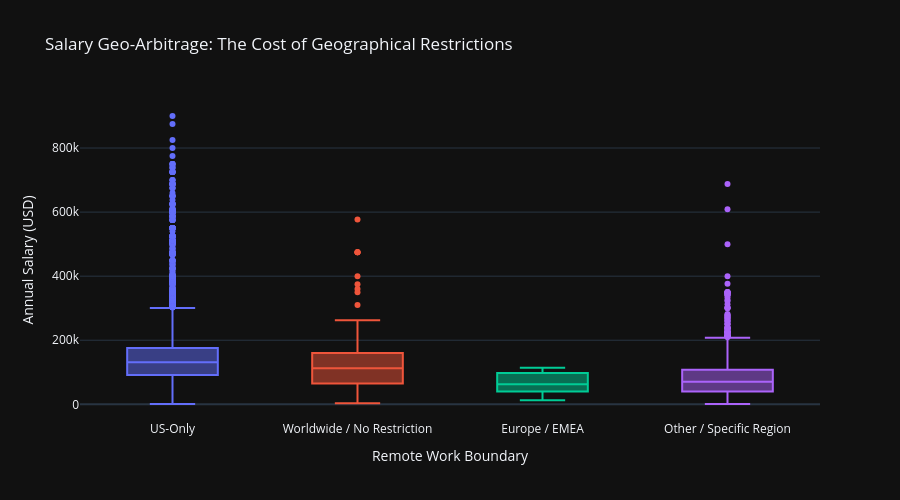

Source (notebook cell):
### Code cell
# ایجاد یک ستون سادهشده برای نوع محدودیت جغرافیایی
# فرض میکنیم ستون Location در دیتاست شما وجود دارد
def categorize_location(loc):
    loc = str(loc).lower()
    if 'worldwide' in loc or 'anywhere' in loc:
        return 'Worldwide / No Restriction'
    elif 'us' in loc or 'united states' in loc:
        return 'US-Only'
    elif 'europe' in loc or 'emea' in loc or 'uk' in loc:
        return 'Europe / EMEA'
    else:
        return 'Other / Specific Region'

df['Geo_Restriction'] = df['Location Restrictions'].apply(categorize_location)

# رسم Boxplot برای مقایسه توزیع حقوق
fig2 = px.box(
    df, 
    x='Geo_Restriction', 
    y='Avg_Salary_USD_Annual', 
    color='Geo_Restriction',
    title='Salary Geo-Arbitrage: The Cost of Geographical Restrictions',
    labels={'Geo_Restriction': 'Remote Work Boundary', 'Avg_Salary_USD_Annual': 'Annual Salary (USD)'},
    category_orders={"Geo_Restriction": ["US-Only", "Worldwide / No Restriction", "Europe / EMEA", "Other / Specific Region"]},
    template='plotly_dark'
)

fig2.update_layout(height=500, showlegend=False)
fig2.show()

### Figure 1 — Plotly figure (JSON) as saved in the notebook; plotly's stock layout.template omitted (floating-point values rounded to 4 significant figures; data arrays with more than 128 entries replaced by an {"elided": "..."} marker saying what was removed)
{"data": [{"alignmentgroup": "True", "hovertemplate": "Remote Work Boundary=%{x}<br>Annual Salary (USD)=%{y}<extra></extra>", "legendgroup": "US-Only", "marker": {"color": "#636efa"}, "name": "US-Only", "notched": false, "offsetgroup": "US-Only", "orientation": "v", "showlegend": true, "type": "box", "x": {"elided": "23178 str values"}, "x0": " ", "xaxis": "x", "y": {"elided": "23178 float values"}, "y0": " ", "yaxis": "y"}, {"alignmentgroup": "True", "hovertemplate": "Remote Work Boundary=%{x}<br>Annual Salary (USD)=%{y}<extra></extra>", "legendgroup": "Worldwide / No Restriction", "marker": {"color": "#EF553B"}, "name": "Worldwide / No Restriction", "notched": false, "offsetgroup": "Worldwide / No Restriction", "orientation": "v", "showlegend": true, "type": "box", "x": {"elided": "727 str values"}, "x0": " ", "xaxis": "x", "y": {"elided": "727 float values"}, "y0": " ", "yaxis": "y"}, {"alignmentgroup": "True", "hovertemplate": "Remote Work Boundary=%{x}<br>Annual Salary (USD)=%{y}<extra></extra>", "legendgroup": "Europe / EMEA", "marker": {"color": "#00cc96"}, "name": "Europe / EMEA", "notched": false, "offsetgroup": "Europe / EMEA", "orientation": "v", "showlegend": true, "type": "box", "x": {"elided": "262 str values"}, "x0": " ", "xaxis": "x", "y": {"elided": "262 float values"}, "y0": " ", "yaxis": "y"}, {"alignmentgroup": "True", "hovertemplate": "Remote Work Boundary=%{x}<br>Annual Salary (USD)=%{y}<extra></extra>", "legendgroup": "Other / Specific Region", "marker": {"color": "#ab63fa"}, "name": "Other / Specific Region", "notched": false, "offsetgroup": "Other / Specific Region", "orientation": "v", "showlegend": true, "type": "box", "x": {"elided": "14925 str values"}, "x0": " ", "xaxis": "x", "y": {"elided": "14925 float values"}, "y0": " ", "yaxis": "y"}], "layout": {"boxmode": "overlay", "height": 500, "legend": {"title": {"text": "Remote Work Boundary"}, "tracegroupgap": 0}, "showlegend": false, "title": {"text": "Salary Geo-Arbitrage: The Cost of Geographical Restrictions"}, "xaxis": {"anchor": "y", "categoryarray": ["US-Only", "Worldwide / No Restriction", "Europe / EMEA", "Other / Specific Region"], "categoryorder": "array", "domain": [0, 1], "title": {"text": "Remote Work Boundary"}}, "yaxis": {"anchor": "x", "domain": [0, 1], "title": {"text": "Annual Salary (USD)"}}}}
